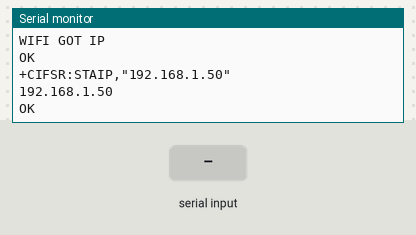
Bench run of a sketch on a simulated Arduino Uno, built with avr-gcc and run on an emulated ATmega328P. Parts: the last lines printed to the serial monitor. The inputs (shaded band) are chosen by the test bench. The modem accepts every AT command (registered, SIM ready, sends succeed) and sends nothing else.

Above: at 9.2 s.
9.3 s: "1" received over the second serial link
At 9.6 s:
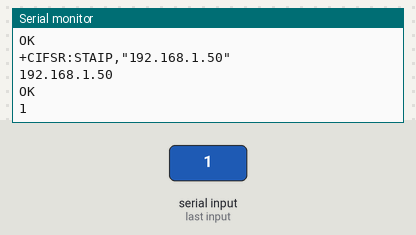
10.8 s: "0" received over the second serial link
At 12.0 s:
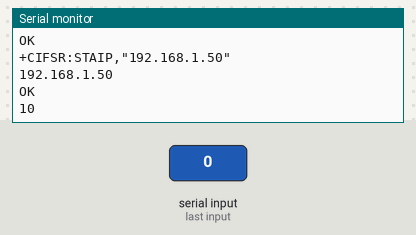

Measured:
- after the input at 9.3 s, the serial monitor: prints a new line at once (image 1)
- after the input at 10.8 s, the serial monitor: prints a new line at once (image 2)

The sketch:

sketch_sep20i.ino
```cpp
#include <SoftwareSerial.h>

SoftwareSerial esp8266(2, 3); // RX, TX

const char* ssid = "Redmi Note 9";           // Wi-Fi ağınızın adı
const char* password = "emre25";   // Wi-Fi ağınızın şifresi

void setup() {
  Serial.begin(115200);
  esp8266.begin(115200);

  // ESP8266'yı resetleyin
  esp8266.println("AT+RST");
  delay(1000);
  printResponse();

  // WiFi ağına bağlanın
  esp8266.println("AT+CWMODE=1");
  delay(1000);
  printResponse();

  esp8266.print("AT+CWJAP=\"");
  esp8266.print(ssid);
  esp8266.print("\",\"");
  esp8266.print(password);
  esp8266.println("\"");
  delay(5000);
  printResponse();

  // Bağlantı durumu kontrolü
  esp8266.println("AT+CIFSR");
  delay(1000);
  printResponse();

  // Bağlantı başarılı ise mesaj yazdır
  if (esp8266.available()) {
    String ipAddress = "";
    while (esp8266.available()) {
      char c = esp8266.read();
      ipAddress += c;
    }
    Serial.println("Bağlandı! IP Adresi: " + ipAddress); // Bağlandı mesajı
  }
}

void loop() {
  if (esp8266.available()) {
    Serial.write(esp8266.read());
  }
  if (Serial.available()) {
    esp8266.write(Serial.read());
  }
}

// Yanıtları yazdırmak için yardımcı fonksiyon
void printResponse() {
  while (esp8266.available()) {
    Serial.write(esp8266.read());
  }
  Serial.println(); // Yeni satıra geç
}
```
